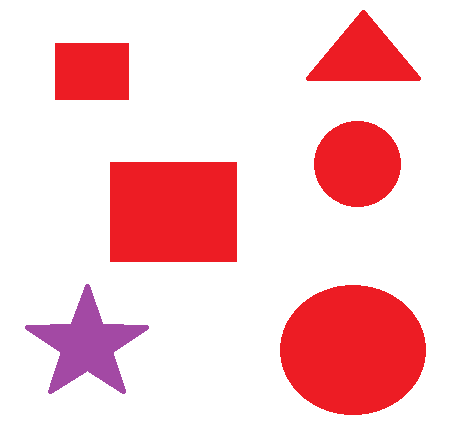
#> input picture Images/sample-image.png, 463 x 441 px
$ python Biggest_countors_finder.py
#> lines starting #> are read from the running program, lines starting #| are printed output that depends on the picture; after the words box and inside, x2 and y2 are one past the last pixel; in counts of white or black regions, pixels touching at a corner belong together
import cv2 as cv
import numpy as np

def findBiggestContour(img, contours):
    # looping through All The contours
    for cnt  in contours:
        area = cv.contourArea(cnt)
        M = cv.moments(cnt)
        cx = int(M['m10']/M['m00'])
        cy = int(M['m01']/M['m00'])
        cv.putText(img, f'{area} Area', (cx, cy), cv.FONT_HERSHEY_PLAIN, 1, (255,0,244), 2, cv.LINE_AA)
    # finding biggest contour
    c = max(contours, key = cv.contourArea)
    area =cv.contourArea(c)
    x,y,w,h = cv.boundingRect(c)
    cv.rectangle(img,(x,y),(x+w,y+h),(0,0,255),3)
    return c

img = cv.imread('./Images/sample-image.png')
#> img is the input picture: shape (441, 463, 3); mean B, G, R 207.5, 203.5, 248.9
blur_image = cv.GaussianBlur(img, (3,3),0)
edges_img = cv.Canny(blur_image, 100, 150)
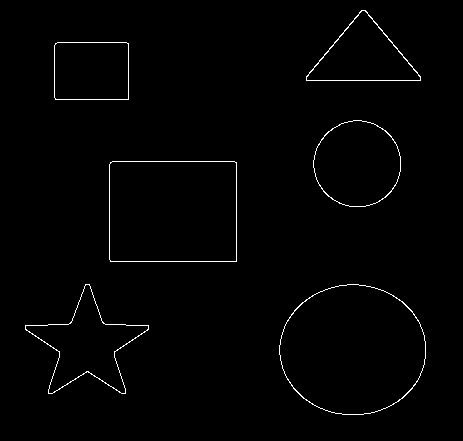
#> edges_img: shape (441, 463); 1.1% white in thin lines or dots, all inside (x1, y1, x2, y2) = (25, 10, 426, 415)
cv.imshow('edges', edges_img)
contours, h = cv.findContours(edges_img, cv.RETR_TREE, cv.CHAIN_APPROX_SIMPLE)
#> contours = 12 contours; largest, box (x1, y1, x2, y2) and area: (279, 284, 426, 415) 14923, (279, 284, 426, 415) 14857, (109, 161, 237, 262) 12693, (109, 161, 237, 262) 12691, (313, 120, 401, 207) 5874; h = [[2, -1, 1, -1], [-1, -1, -1, 0], [4, 0, 3, -1], [-1, -1, -1, 2], [6, 2, 5, -1], [-1, -1, -1, 4], [8, 4, 7, -1], [-1, -1, -1, 6], [10, 6, 9, -1], [-1, -1, -1, 8], [-1, 8, 11, -1], [-1, -1, -1, 10]]
cv.drawContours(img, contours, -1, 255, 2)
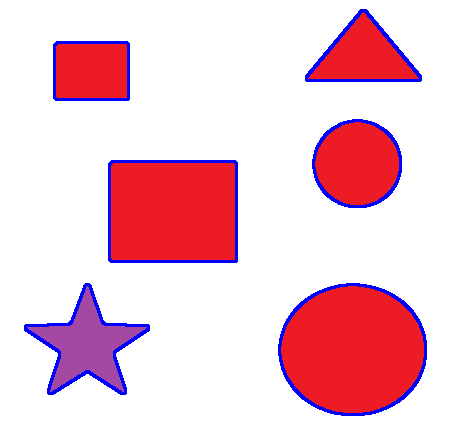
#> img: shape (441, 463, 3); 3.57% of pixels changed, all inside (x1, y1, x2, y2) = (24, 9, 427, 416)
big_cont =findBiggestContour(img, contours)
#> the loop in findBiggestContour, `for cnt  in contours:` made 12 passes
#> (area, cx, cy) on passes 1 to 12: (14923, 352, 349), (14857, 352, 349), (5284.5, 86, 344), (5235.5, 86, 344), (12693, 172, 211), (12691, 172, 211), (5874, 356, 163), (5832, 356, 163), (4211, 91, 70), (4209, 91, 70), (4339, 363, 55), (4249, 363, 56)
#> after the loop in findBiggestContour, `for cnt  in contours:`:
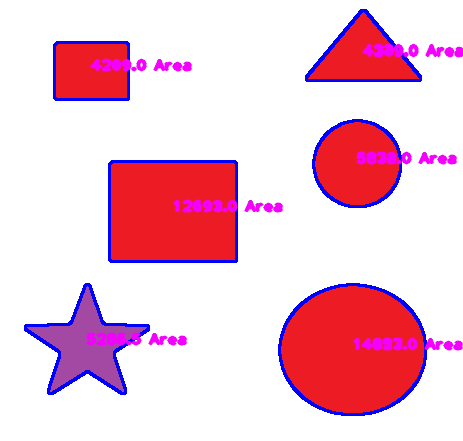
#> img: shape (441, 463, 3); 2.98% of pixels changed, all inside (x1, y1, x2, y2) = (86, 43, 463, 351)
#> in findBiggestContour, `c = max(contours, key = cv.contourArea)`: c = contour of 200 points, box (x1, y1, x2, y2) (279, 284, 426, 415), area 14923
#> in findBiggestContour, `area =cv.contourArea(c)`: area = 14923
#> in findBiggestContour, `x,y,w,h = cv.boundingRect(c)`: x = 279; y = 284; w = 147; h = 131
#> in findBiggestContour, `cv.rectangle(img,(x,y),(x+w,y+h),(0,0,255),3)`:
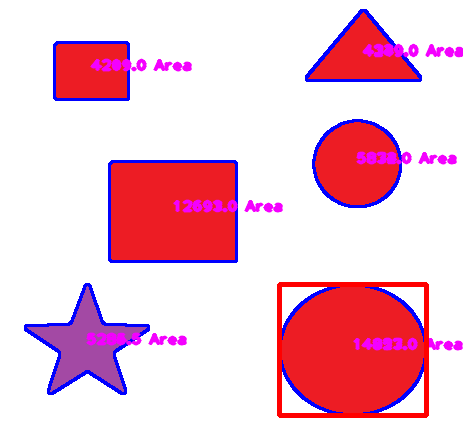
#> img: shape (441, 463, 3); 1.36% of pixels changed, all inside (x1, y1, x2, y2) = (277, 282, 429, 418)
#> big_cont has the same summary as c in findBiggestContour

cv.imshow('img', img)
cv.waitKey(0)
cv.destroyAllWindows()

$ run again, with Images/sample_shapes.png copied over Images/sample-image.png
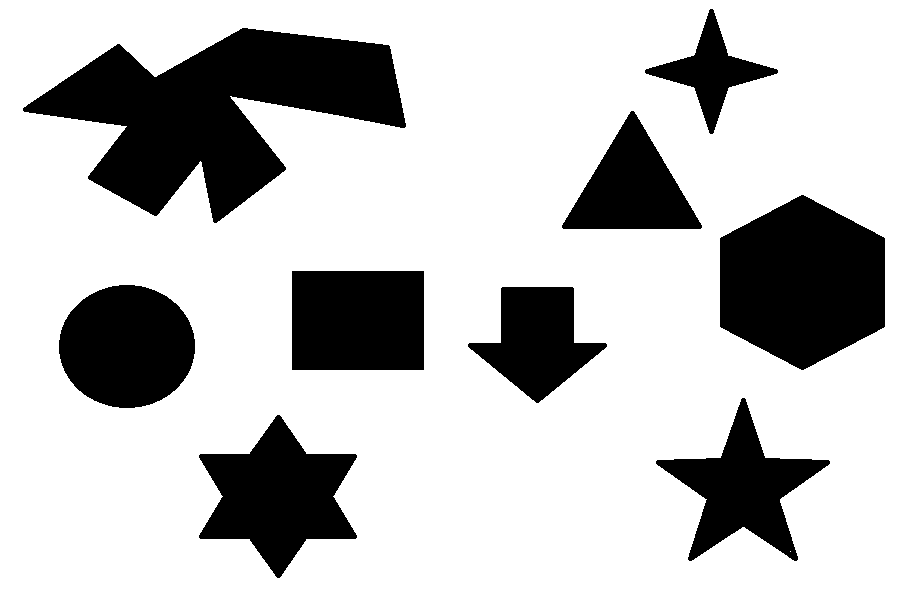
#> input picture Images/sample_shapes.png, 917 x 596 px
#> img is the input picture: shape (596, 917, 3); 76% white; 9 black regions, largest, box (x1, y1, x2, y2) and area: (23, 28, 406, 223) 36592, (720, 195, 885, 370) 21835, (199, 415, 357, 578) 13916
#> edges_img: shape (596, 917); 0.98% white in thin lines or dots, all inside (x1, y1, x2, y2) = (23, 9, 885, 578)
#> `contours, h = cv.findContours(edges_img, cv.RETR_TREE, cv.CHAIN_APPROX..`: contours = 20 contours, 2 with area under 20; largest, box (x1, y1, x2, y2) and area: (23, 27, 406, 223) 36681, (23, 27, 406, 223) 36459, (719, 195, 885, 370) 21837, (719, 195, 885, 370) 21819, (199, 415, 357, 578) 13961; h = 20 rows, first 6: [2, -1, 1, -1], [-1, -1, -1, 0], [6, 0, 3, -1], [-1, -1, 4, 2], [-1, -1, 5, 3], [-1, -1, -1, 4]
#> the loop in findBiggestContour, `for cnt  in contours:` made 20 passes
#> (area, cx, cy) on passes 1, 2, 3, 4, 7, 8, 9, 10: (13961, 277, 495), (13859, 277, 495), (10699.5, 742, 488), (10618.5, 742, 487), (8662, 536, 339), (8572, 536, 339), (13150.5, 126, 345), (13091.5, 126, 345)
#> after the loop in findBiggestContour, `for cnt  in contours:`:
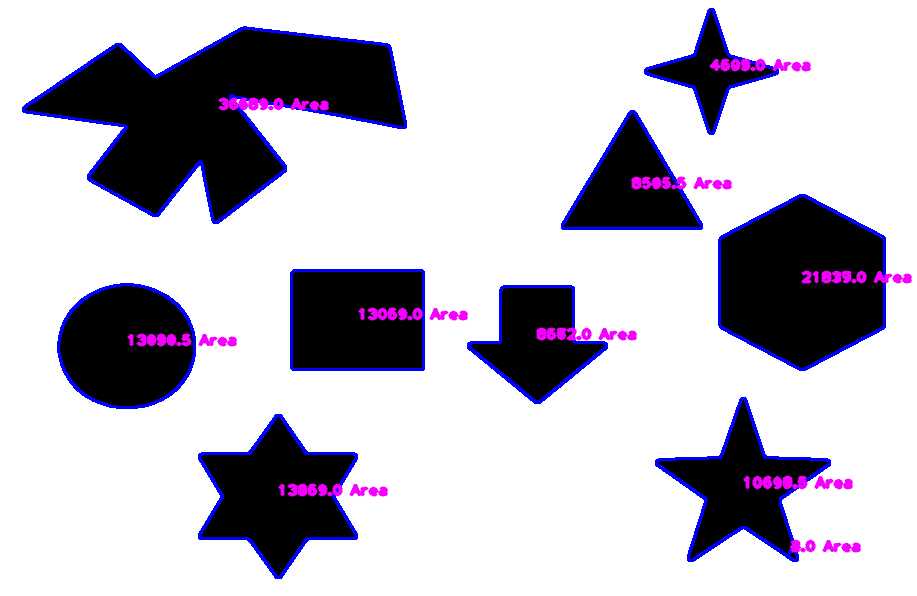
#> img: shape (596, 917, 3); mean B, G, R 200, 188.3, 191.8
#> c = contour of 505 points, box (x1, y1, x2, y2) (23, 27, 406, 223), area 36681
#> in findBiggestContour, `area =cv.contourArea(c)`: area = 36681
#> in findBiggestContour, `x,y,w,h = cv.boundingRect(c)`: x = 23; y = 27; w = 383; h = 196
#> in findBiggestContour, `cv.rectangle(img,(x,y),(x+w,y+h),(0,0,255),3)`:
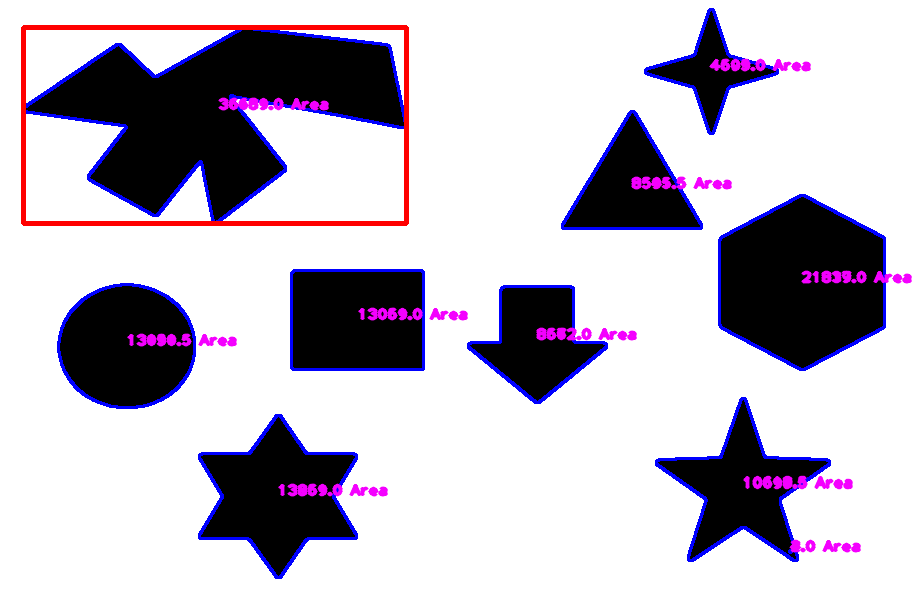
#> img: shape (596, 917, 3); 1.06% of pixels changed, all inside (x1, y1, x2, y2) = (21, 25, 409, 226)
#> big_cont has the same summary as c in findBiggestContour

$ run again, with Images/sample.jpg saved as Images/sample-image.png
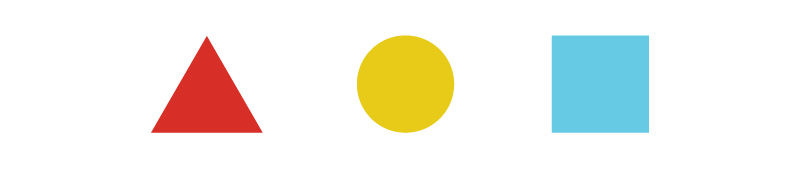
#> input picture Images/sample.jpg, 800 x 173 px
#> img is the input picture: shape (173, 800, 3); mean B, G, R 232.2, 240.4, 241.7
#> `edges_img = cv.Canny(blur_image, 100, 150)`:
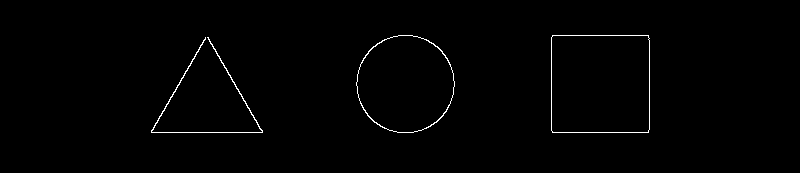
#> edges_img: shape (173, 800); 0.83% white in thin lines or dots, all inside (x1, y1, x2, y2) = (151, 35, 650, 133)
#> `contours, h = cv.findContours(edges_img, cv.RETR_TREE, cv.CHAIN_APPROX..`: contours = 5 contours; box (x1, y1, x2, y2) and area: (551, 35, 650, 133) 9497, (551, 35, 650, 133) 9495, (356, 35, 455, 133) 7477, (356, 35, 455, 133) 7397, (151, 37, 263, 133) 110; h = [[1, -1, -1, -1], [3, 0, 2, -1], [-1, -1, -1, 1], [-1, 1, 4, -1], [-1, -1, -1, 3]]
#> the loop in findBiggestContour, `for cnt  in contours:` made 5 passes
#> (area, cx, cy) on passes 1 to 5: (109.5, 206, 84), (9497, 599, 83), (9495, 599, 83), (7477, 405, 83), (7397, 405, 83)
#> c = contour of 14 points, box (x1, y1, x2, y2) (551, 35, 650, 133), area 9497
#> in findBiggestContour, `area =cv.contourArea(c)`: area = 9497
#> in findBiggestContour, `x,y,w,h = cv.boundingRect(c)`: x = 551; y = 35; w = 99; h = 98
#> in findBiggestContour, `cv.rectangle(img,(x,y),(x+w,y+h),(0,0,255),3)`:
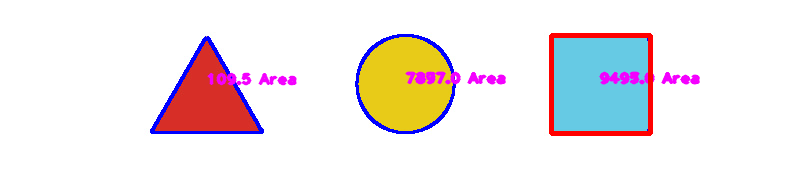
#> img: shape (173, 800, 3); mean B, G, R 231.6, 230.9, 239
#> big_cont has the same summary as c in findBiggestContour
